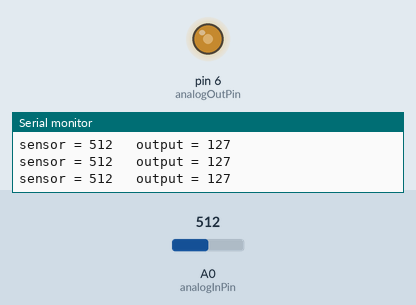
Recording of a sketch running on a simulated Arduino Uno, built with avr-gcc and run on an emulated ATmega328P. On the bench: output pins drawn as LEDs (lit = HIGH), the last lines printed to the serial monitor. The inputs (shaded band) are chosen by the test bench; at power-on: A0 (analogInPin) = 512.

Above: at 1.2 s.
1.3 s: A0 (analogInPin) set to 419
At 2.2 s:
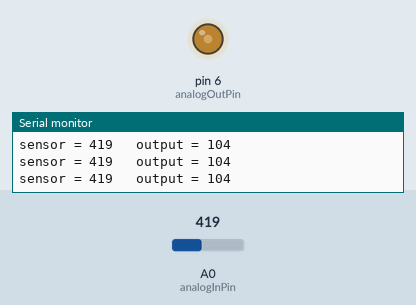
4.3 s: A0 (analogInPin) set to 384
At 5.6 s:
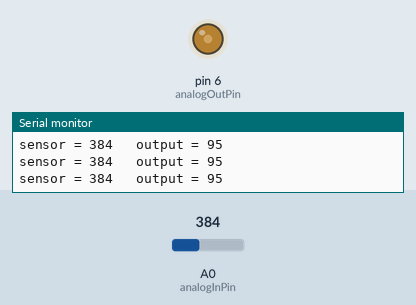
7.3 s: A0 (analogInPin) set to 716
At 8.1 s:
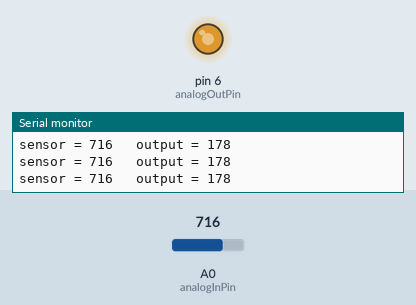
8.8 s: A0 (analogInPin) set to 987
At 9.8 s:
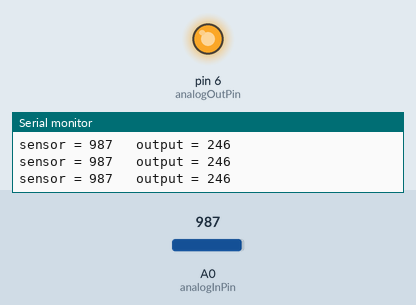
10.3 s: A0 (analogInPin) set to 1011
At 11.6 s:
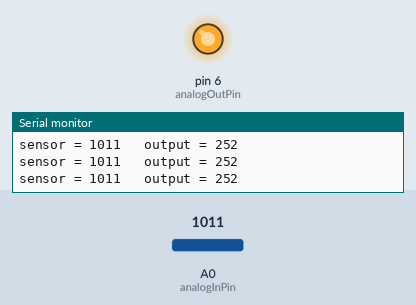
13.3 s: A0 (analogInPin) set to 0
At 14.3 s:
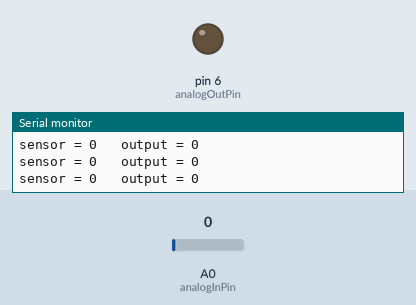
Timing chart, 0 to 15.8 s (numbered marks = the images above; inputs shaded):
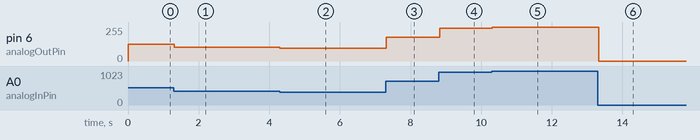

The sketch:

task2.ino
```cpp
#define F_CPU 1000000UL
#include<avr/io.h>
#include<util/delay.h>

int main()
{
	unsigned char i,x[]={0x3f,0x06,0x5b,0x4f,0x66,0x6d,0x7d,0x07,0x7f,0x67};
	DDRB=0xff;
	DDRD=0x00;
	int max_count = 0;
	int loop_count = 200;
	int curr_val = 0;
	int max_val = 0;

	while(loop_count)
	{
       	unsigned char port_val = PIND;
		loop_count--;
		_delay_ms(10);
		switch(port_val)
		{
		case 0b00111111:
      	  	curr_val = 0;
			break;
		case 0b00111110:
      	  	curr_val = 1;
			break;
		case 0b00111100:
			curr_val = 2;
			break;
		case 0b00111000:
			curr_val = 3;
			break;
		case 0b00110000:
			curr_val = 4;
			break;
		case 0b00100000:
			curr_val = 5;
			break;
		case 0b00000000:
			curr_val = 6;
			break;
		default:
			curr_val = 0;
			break;
		}

		if(curr_val == max_val){		// current value equal to max value then update max_value count by 1
			max_count++;
		}
		else if(curr_val > max_val){		// current value greater than max value then update max value with current value and update max_value count to 1
			max_val = curr_val;
			max_count=1;
		}

		if((loop_count == 0)){		// completed 200 loops then display the max value to 7seg display
			PORTB=~x[max_val];
			loop_count = 200;
			max_val = 0;
			max_count= 0;
		}
	}
	return(0);
}
```

task.ino
```cpp
const int analogInPin = A0;
const int analogOutPin = 6;

int sensorValue = 0;
int outputValue = 0;

void setup()
{
Serial.begin(9600);
}

void loop() {

sensorValue = analogRead(analogInPin);

outputValue = map(sensorValue, 0, 1023, 0, 255);


analogWrite(analogOutPin, outputValue);

Serial.print("sensor = ");
Serial.print(sensorValue);
Serial.print("\t output = ");
Serial.println(outputValue);

delay(2);
}
 
```

Measured:
- after the input at 1.3 s, pin 6 (analogOutPin): 127/255 → 104/255 at once
- after the input at 4.3 s, pin 6 (analogOutPin): 104/255 → 95/255 at once
- after the input at 7.3 s, pin 6 (analogOutPin): 95/255 → 178/255 at once
- after the input at 8.8 s, pin 6 (analogOutPin): 178/255 → 246/255 at once
- after the input at 10.3 s, pin 6 (analogOutPin): 246/255 → 252/255 at once
- after the input at 13.3 s, pin 6 (analogOutPin): 252/255 → 0/255 at once
